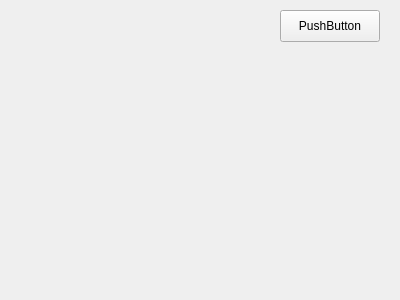
<?xml version="1.0" encoding="UTF-8"?>
<ui version="4.0">
 <class>Form</class>
 <widget class="QWidget" name="Form">
  <property name="geometry">
   <rect>
    <x>0</x>
    <y>0</y>
    <width>400</width>
    <height>300</height>
   </rect>
  </property>
  <property name="windowTitle">
   <string>Form</string>
  </property>
  <widget class="QPushButton" name="pushButton">
   <property name="geometry">
    <rect>
     <x>280</x>
     <y>10</y>
     <width>100</width>
     <height>32</height>
    </rect>
   </property>
   <property name="text">
    <string>PushButton</string>
   </property>
  </widget>
 </widget>
 <resources/>
 <connections/>
</ui>
